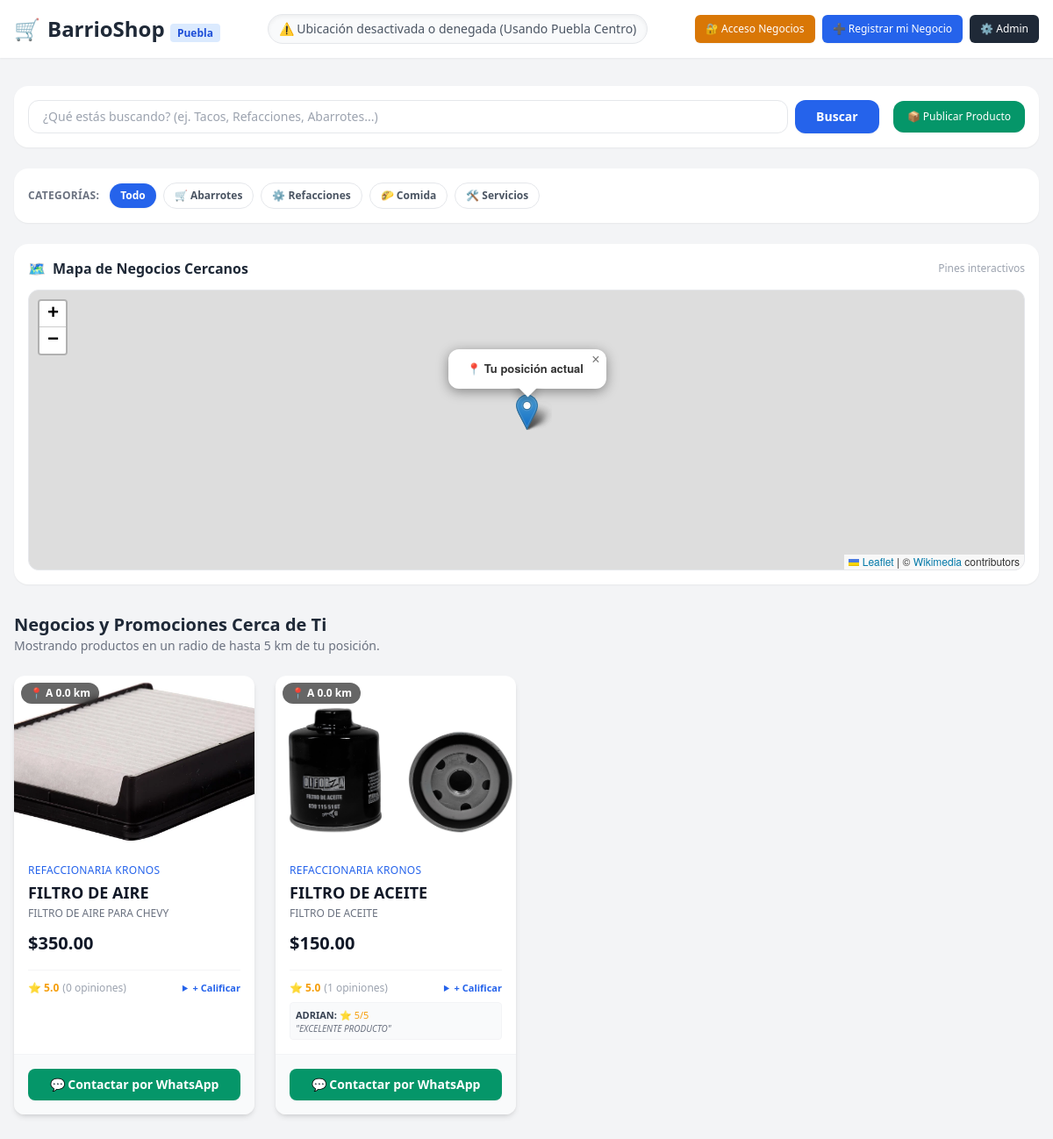
The page / on the database its author committed.
### marketplace/models.py (models this page shows, shortened)
class Product(models.Model):
    CATEGORY_CHOICES = [
        ('abarrotes', 'Abarrotes'),
        ('refacciones', 'Refacciones y Autos'),
        ('comida', 'Comida y Antojitos'),
        ('servicios', 'Servicios y Oficios'),
        ('otro', 'Otro'),
    ]
    business = models.ForeignKey(Business, on_delete=models.CASCADE)
    name = models.CharField(max_length=100)
    description = models.TextField()
    price = models.DecimalField(max_digits=10, decimal_places=2)
    is_promo = models.BooleanField(default=False)
    promo_price = models.DecimalField(max_digits=10, decimal_places=2, null=True, blank=True)
    image = models.ImageField(upload_to='products/', null=True, blank=True)
    category = models.CharField(max_length=50, choices=CATEGORY_CHOICES, default='otro')

class Business(models.Model):
    name = models.CharField(max_length=100)
    description = models.TextField()
    whatsapp = models.CharField(max_length=20)
    address = models.CharField(max_length=255)
    latitude = models.FloatField()
    longitude = models.FloatField()

class Review(models.Model):
    product = models.ForeignKey(Product, on_delete=models.CASCADE, related_name='reviews')
    author_name = models.CharField(max_length=50, default="Vecino Anónimo")
    rating = models.IntegerField(choices=[(i, f"{i} Estrellas") for i in range(1, 6)], default=5)
    comment = models.TextField()
    created_at = models.DateTimeField(auto_now_add=True)

### marketplace/views.py (the view)
# urls.py: path('', nearby_products_view, name='home'),
def nearby_products_view(request):
    user_lat = float(request.GET.get('lat', 19.0413))
    user_lng = float(request.GET.get('lng', -98.2062))
    max_distance_km = 5.0
    query = request.GET.get('q', '')
    products = Product.objects.select_related('business').all()
    if query:
        products = products.filter(
            Q(name__icontains=query) |
            Q(description__icontains=query) |
            Q(business__name__icontains=query)
        )
    nearby_items = []
    businesses_dict = {}
    for product in products:
        b = product.business
        distance = calculate_distance(user_lat, user_lng, b.latitude, b.longitude)
        if distance <= max_distance_km:
            product.distance_km = round(distance, 1)
            nearby_items.append(product)
            if b.id not in businesses_dict:
                businesses_dict[b.id] = {
                    'name': b.name,
                    'address': b.address,
                    'lat': b.latitude,
                    'lng': b.longitude,
                    'whatsapp': b.whatsapp
                }
    nearby_items = sorted(nearby_items, key=lambda x: x.distance_km)
    context = {
        'products': nearby_items,
        'query': query,
        'user_lat': user_lat,
        'user_lng': user_lng,
        'businesses_json': json.dumps(list(businesses_dict.values())),
    }
    return render(request, 'marketplace/index.html', context)

### marketplace/views.py (called while the page is built)
def calculate_distance(lat1, lon1, lat2, lon2):
    R = 6371.0
    dlat = radians(lat2 - lat1)
    dlon = radians(lon2 - lon1)
    a = sin(dlat / 2)**2 + cos(radians(lat1)) * cos(radians(lat2)) * sin(dlon / 2)**2
    c = 2 * atan2(sqrt(a), sqrt(1 - a))
    return R * c

### marketplace/templates/marketplace/index.html (shortened to what this page needs)
<!DOCTYPE html>
<html lang="es">
<head>
    <script src="https://cdn.tailwindcss.com"></script>
    <link rel="stylesheet" href="https://unpkg.com/leaflet@1.9.4/dist/leaflet.css" />
</head>
<body class="bg-gray-100 min-h-screen">
    <header class="bg-white shadow-sm sticky top-0 z-50">
        <div class="max-w-7xl mx-auto px-4 py-4 flex flex-col sm:flex-row justify-between items-center gap-4">
            <div class="flex items-center space-x-2">
                <span class="text-2xl">🛒</span>
                <h1 class="text-2xl font-bold text-gray-800">BarrioShop <span class="text-xs bg-blue-100 text-blue-700 font-semibold px-2 py-0.5 rounded">Puebla</span></h1>
            </div>
            <div id="location-status" class="text-xs sm:text-sm text-gray-600 bg-gray-50 border border-gray-200 px-3 py-1.5 rounded-full flex items-center shadow-inner">
            </div>
            <div class="flex items-center gap-2">
                <a href="{% url 'business_login' %}" class="text-xs bg-amber-600 hover:bg-amber-700 text-white px-3 py-2 rounded-md font-medium transition shadow-sm">
                    🔐 Acceso Negocios
                </a>
                <a href="{% url 'register_business' %}" class="text-xs bg-blue-600 hover:bg-blue-700 text-white px-3 py-2 rounded-md font-medium transition shadow-sm">
                    ➕ Registrar mi Negocio
                </a>
                <a href="/admin/" target="_blank" class="text-xs bg-gray-800 hover:bg-gray-900 text-white px-3 py-2 rounded-md font-medium transition">
                    ⚙️ Admin
                </a>
            </div>
        </div>
    </header>
    <main class="max-w-7xl mx-auto px-4 py-8">
        <div class="mb-6 flex flex-col sm:flex-row justify-between items-center gap-4 bg-white p-4 rounded-2xl shadow-sm">
            <form method="get" class="w-full flex gap-2">
                <input type="text" name="q" value="{{ query }}" placeholder="¿Qué estás buscando? (ej. Tacos, Refacciones, Abarrotes...)"
                       class="w-full px-4 py-2 border rounded-xl focus:outline-none focus:ring-2 focus:ring-blue-500 text-sm">
                <button type="submit" class="bg-blue-600 hover:bg-blue-700 text-white px-6 py-2 rounded-xl text-sm font-semibold transition shadow-sm">
                    Buscar
                </button>
            </form>
            <div class="flex items-center gap-2 w-full sm:w-auto justify-end">
                <a href="{% url 'add_product' %}" class="text-xs bg-emerald-600 hover:bg-emerald-700 text-white px-4 py-2.5 rounded-xl font-medium transition shadow-sm whitespace-nowrap">
                    📦 Publicar Producto
                </a>
            </div>
        </div>
        <div class="mb-6 flex flex-wrap gap-2 items-center bg-white p-4 rounded-2xl shadow-sm">
            <span class="text-xs font-bold text-gray-500 uppercase tracking-wide mr-1">Categorías:</span>
            <a href="{% url 'home' %}" class="px-3 py-1.5 rounded-full text-xs font-semibold transition {% if not selected_category %}bg-blue-600 text-white shadow-sm{% else %}bg-white text-gray-600 hover:bg-gray-200 border border-gray-200{% endif %}">
                Todo
            </a>
            <a href="?category=abarrotes" class="px-3 py-1.5 rounded-full text-xs font-semibold transition {% if selected_category == 'abarrotes' %}bg-blue-600 text-white shadow-sm{% else %}bg-white text-gray-600 hover:bg-gray-200 border border-gray-200{% endif %}">
                🛒 Abarrotes
            </a>
            <a href="?category=refacciones" class="px-3 py-1.5 rounded-full text-xs font-semibold transition {% if selected_category == 'refacciones' %}bg-blue-600 text-white shadow-sm{% else %}bg-white text-gray-600 hover:bg-gray-200 border border-gray-200{% endif %}">
                ⚙️ Refacciones
            </a>
            <a href="?category=comida" class="px-3 py-1.5 rounded-full text-xs font-semibold transition {% if selected_category == 'comida' %}bg-blue-600 text-white shadow-sm{% else %}bg-white text-gray-600 hover:bg-gray-200 border border-gray-200{% endif %}">
                🌮 Comida
            </a>
            <a href="?category=servicios" class="px-3 py-1.5 rounded-full text-xs font-semibold transition {% if selected_category == 'servicios' %}bg-blue-600 text-white shadow-sm{% else %}bg-white text-gray-600 hover:bg-gray-200 border border-gray-200{% endif %}">
                🛠️ Servicios
            </a>
        </div>
        <div class="mb-8 bg-white p-4 rounded-2xl shadow-sm">
            <div class="flex items-center justify-between mb-3">
                <h3 class="text-md font-bold text-gray-800 flex items-center gap-2">
                    <span>🗺️</span> Mapa de Negocios Cercanos
                </h3>
                <span class="text-xs text-gray-400">Pines interactivos</span>
            </div>
            <div id="map" class="w-full h-64 sm:h-80 rounded-xl border border-gray-200 z-10"></div>
        </div>
        <div class="mb-6">
            <h2 class="text-xl font-bold text-gray-800">Negocios y Promociones Cerca de Ti</h2>
            <p class="text-sm text-gray-500">Mostrando productos en un radio de hasta 5 km de tu posición.</p>
        </div>
        <div class="grid grid-cols-1 sm:grid-cols-2 md:grid-cols-3 lg:grid-cols-4 gap-6">
            {% for product in products %}
            <div class="bg-white rounded-xl shadow-md overflow-hidden flex flex-col justify-between hover:shadow-lg transition">
                <div>
                    <div class="relative h-48 bg-gray-200">
                        {% if product.image %}
                            <img src="{{ product.image.url }}" alt="{{ product.name }}" class="w-full h-full object-cover">
                        {% else %}
                            <div class="flex items-center justify-center h-full text-gray-400 text-sm">Sin imagen</div>
                        {% endif %}
                        <span class="absolute top-2 left-2 bg-black/60 backdrop-blur-sm text-white text-xs font-semibold px-2.5 py-1 rounded-full">
                            📍 A {{ product.distance_km }} km
                        </span>
                    </div>
                    <div class="p-4">
                        <span class="text-xs font-medium text-blue-600 uppercase tracking-wide">{{ product.business.name }}</span>
                        <h3 class="font-bold text-gray-900 text-lg mt-1 leading-tight">{{ product.name }}</h3>
                        <p class="text-gray-500 text-xs mt-1 line-clamp-2">{{ product.description }}</p>
                        <div class="mt-3 flex items-baseline gap-2">
                            {% if product.is_promo and product.promo_price %}
                                <span class="text-red-600 font-extrabold text-xl">${{ product.promo_price }}</span>
                                <span class="text-gray-400 line-through text-sm">${{ product.price }}</span>
                                <span class="text-[10px] bg-red-100 text-red-700 font-bold px-1.5 py-0.5 rounded">OFERTA</span>
                            {% else %}
                                <span class="text-gray-900 font-extrabold text-xl">${{ product.price }}</span>
                            {% endif %}
                        </div>
                        <div class="mt-4 pt-3 border-t border-gray-100">
                            <div class="flex items-center justify-between">
                                <span class="text-xs font-bold text-amber-500 flex items-center gap-1">
                                    ⭐ 5.0 <span class="text-gray-400 font-normal">({{ product.reviews.count }} opiniones)</span>
                                </span>
                                <details class="text-right">
                                    <summary class="text-[11px] text-blue-600 font-semibold cursor-pointer hover:underline select-none">
                                        + Calificar
                                    </summary>
                                </details>
                            </div>
                            {% if product.reviews.all %}
                                <div class="mt-2 space-y-1">
                                    {% for review in product.reviews.all|slice:":2" %}
                                        <div class="text-[11px] bg-gray-50 p-1.5 rounded border border-gray-100">
                                            <span class="font-bold text-gray-700">{{ review.author_name }}:</span>
                                            <span class="text-amber-500">⭐ {{ review.rating }}/5</span>
                                            <p class="text-gray-500 italic text-[10px] leading-tight">"{{ review.comment }}"</p>
                                        </div>
                                    {% endfor %}
                                </div>
                            {% endif %}
                        </div>
                    </div>
                </div>
                <div class="p-4 bg-gray-50 border-t border-gray-100">
                    <a href="https://wa.me/{{ product.business.whatsapp }}?text=Hola,%20vi%20tu%20producto%20*{{ product.name }}*%20en%20BarrioShop%20y%20me%2520interesa."
                       target="_blank"
                       class="w-full bg-emerald-600 hover:bg-emerald-700 text-white text-sm font-semibold py-2 px-4 rounded-lg flex items-center justify-center gap-2 transition shadow-sm">
                        💬 Contactar por WhatsApp
                    </a>
                </div>
            </div>
            {% empty %}
            <div class="col-span-full bg-white rounded-xl p-12 text-center shadow-sm">
                <p class="text-4xl mb-3">🔍</p>
                <h3 class="text-lg font-bold text-gray-700">No hay productos cerca de ti</h3>
                <p class="text-sm text-gray-500 mt-1">Intenta registrar un negocio o acércate a otra zona.</p>
            </div>
            {% endfor %}
        </div>
    </main>
</body>
</html>

### rows shown on the page
Product: image (picture), distance_km "0.0", business.name "REFACCIONARIA KRONOS", name "FILTRO DE AIRE", description "FILTRO DE AIRE PARA CHEVY", price "350.00", reviews.count "0"
Product: image (picture), distance_km "0.0", business.name "REFACCIONARIA KRONOS", name "FILTRO DE ACEITE", description "FILTRO DE ACEITE", price "150.00", reviews.count "1"
Review: author_name "ADRIAN", rating "5", comment "EXCELENTE PRODUCTO"
